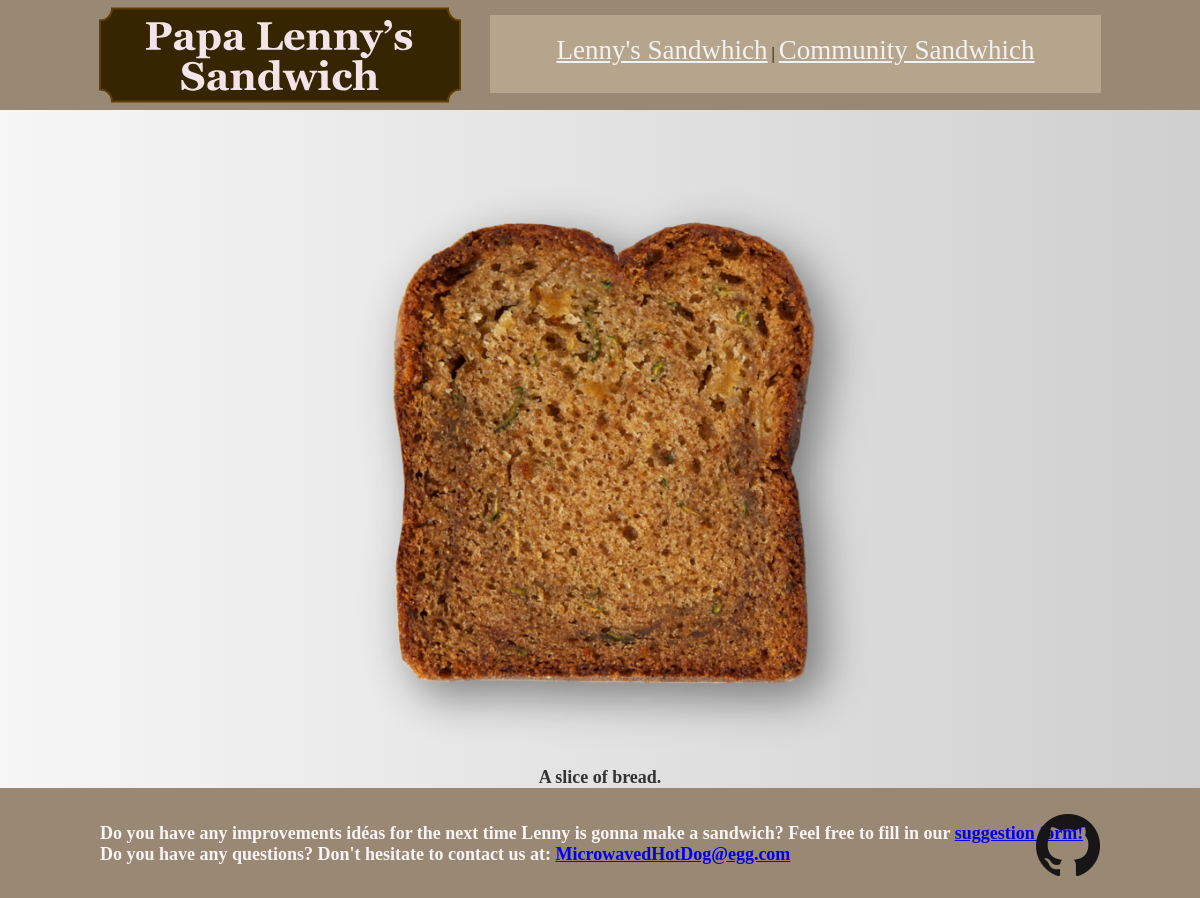
Before: /1/ with the older database file.
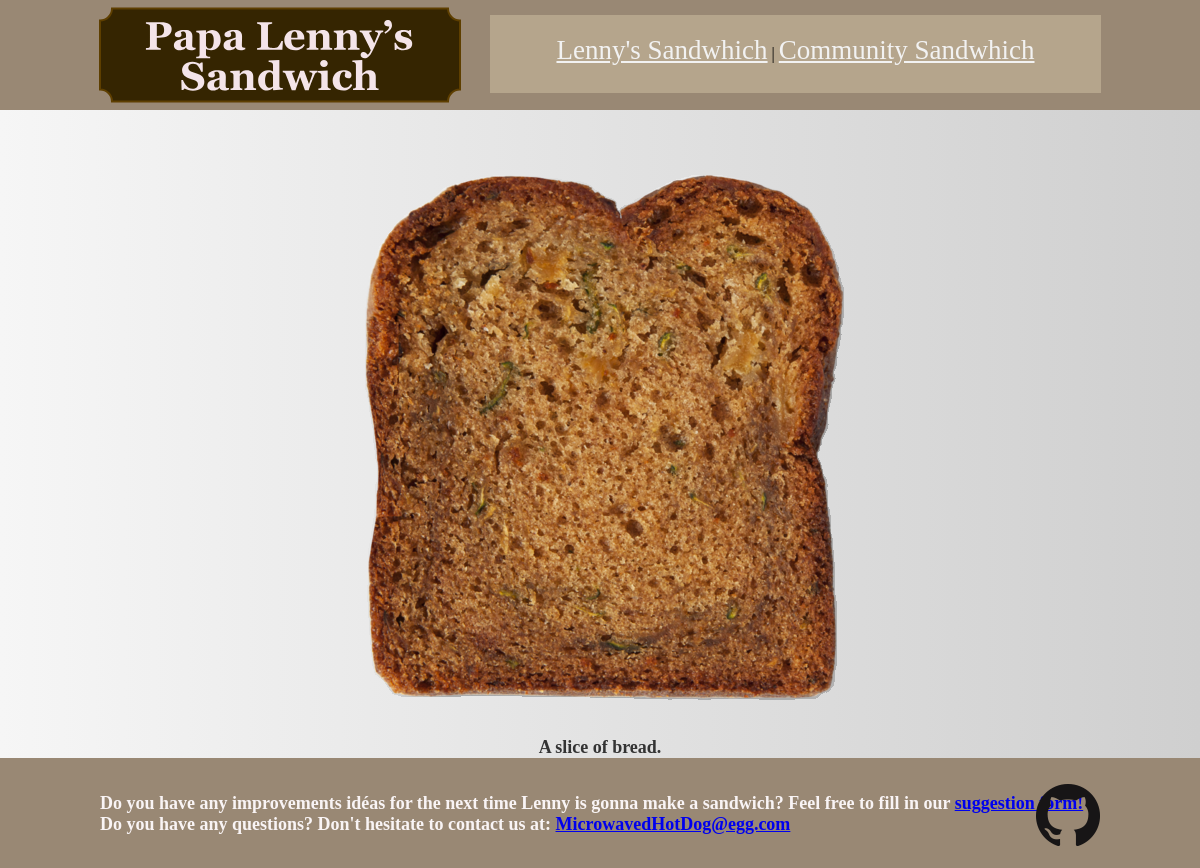
After: the same page with the newer database file.
### eggu/models.py (models this page shows, shortened)
class Ingredient(models.Model):
    title = models.CharField(max_length=255)
    description = models.TextField()
    order = models.IntegerField(default=0)
    image = models.ImageField(upload_to="pics", blank=True)
    Sandwich = models.ForeignKey(Sandwich, on_delete=models.DO_NOTHING)
    class Meta:
        ordering = ["order", ]

### eggu/views.py (the view)
# urls.py: path("<int:pk>/", views.ingredient_detail, name="detail"),
def ingredient_detail(request, pk):
    ingredient = Ingredient.objects.get(pk=pk)
    c_sandwich = get_object_or_404(Sandwich, pk=2)
    return render(request, "eggu/ingredient_detail.html", {
        "ingredient": ingredient,
        "c_sandwich": c_sandwich})

### eggu/templates/eggu/ingredient_detail.html (shortened to what this page needs)
{% extends "layout.html" %}
{% load static from staticfiles %}
{% block content %}
<section class="ingredient-content-section">
    {% if ingredient.image %}
    <img src="{{ ingredient.image.url }}" width="700" alt="gamer ingredient" id="ingredient-image">
    {% else %}
    <div>
        <img src="{% static 'eggu/Question_mark.png' %}" width="400" alt="gamer ingredient">
        <p>The person who added this ingredient didn't upload a picture, or it was removed, feel free to add one though</p>
    </div>
    {% endif %}
    <div>
        <h3 id="ingredient-description">{{ ingredient.description|linebreaks }}</h3>
    </div>
</section>
{% endblock %}

Changed rows visible on the page:
changed Ingredient "A slice of bread.": image: a different picture
